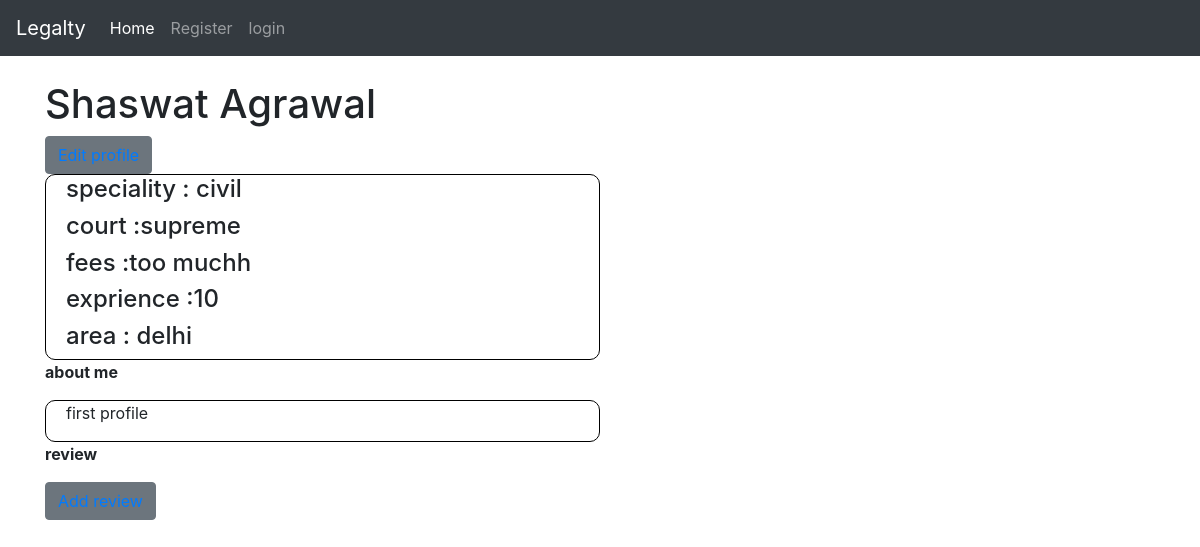
Before: /users/11 with the older database file.
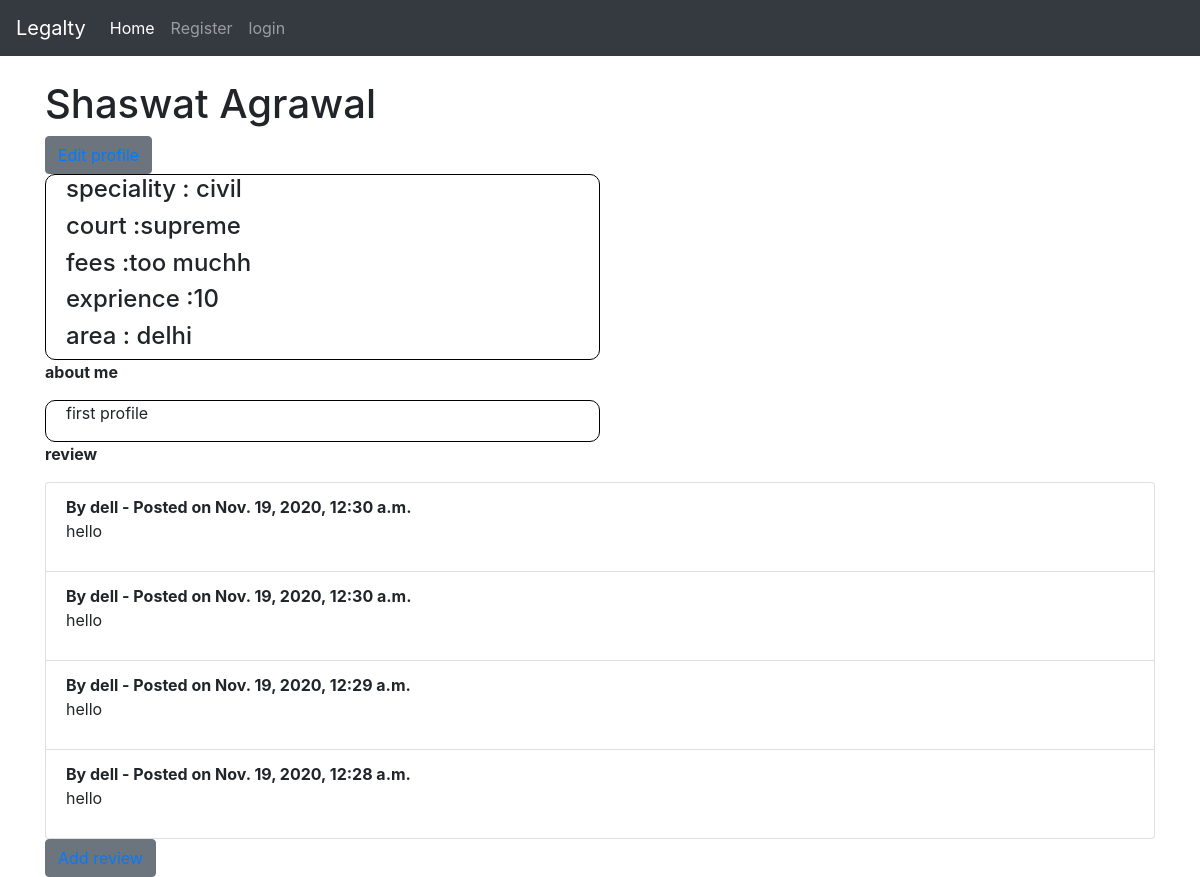
After: the same page with the newer database file.
### users/models.py (models this page shows)
class Review ( models.Model):
    lawyer_id = models.ForeignKey( LawyerProfile, on_delete=models.CASCADE)
    author = models.ForeignKey(User, on_delete=models.CASCADE)
    body = models.TextField()
    date_added = models.DateTimeField(default=timezone.now)
    class Meta:
        ordering = ('-date_added' , )

### users/views.py (the view)
# urls.py: path('<int:pk>', displayProfile , name= 'display-profile'),
def displayProfile( request , pk):
    try:
        form = LawyerProfile.objects.get(pk=pk)
        reviewset = Review.objects.filter( lawyer_id__pk = pk )[0:4]
    except LawyerProfile.DoesNotExist:
        return HttpResponseNotFound("Page not found")
    context = {
        'form' : form ,
        'reviewset' : reviewset
    }
    return render(request, 'profile.html', context)

### users/templates/profile.html (shortened to what this page needs)
{% extends 'base.html' %}
{% block content %}
<h1>{{  form.firstName }} {{  form.lastName }}</h1>
<button type="button" class="btn btn-secondary">
    <a href="{% url 'edit-profile' form.pk  %}" >
    </a>
</button>
<br/>
<div class="box">
    <h4> speciality : {{  form.speciality }} </h4>
    <H4> court :{{  form.court }}</H4>
    <h4> fees :{{  form.fees }}</h4>
    <h4> exprience :{{  form.experience }}</h4>
    <h4> area : {{  form.area }}</h4>
</div>
<p><b> about me </b></p>
<div class="box">
    <p>
        {{  form.about }}
    </p>
</div>
<div >
    <p> <b> review </b></p>
<ul class="list-group">
{% for review in reviewset %}
    <li class="list-group-item">
        <b>By {{ review.author.username }} - Posted on {{ review.date_added }}</b>
        <p> {{ review.body }}</p>
    </li>
{% endfor %}
</ul>
</div>
<button type="button" class="btn btn-secondary">
    <a href="{% url 'review' form.pk  %}" >
    </a>
</button>
{% endblock %}

Changed rows visible on the page:
added Review: author.username "dell", date_added "Nov. 19, 2020, 12:30 a.m.", body "hello"
added Review: author.username "dell", date_added "Nov. 19, 2020, 12:30 a.m.", body "hello"
added Review: author.username "dell", date_added "Nov. 19, 2020, 12:29 a.m.", body "hello"
added Review: author.username "dell", date_added "Nov. 19, 2020, 12:28 a.m.", body "hello"
